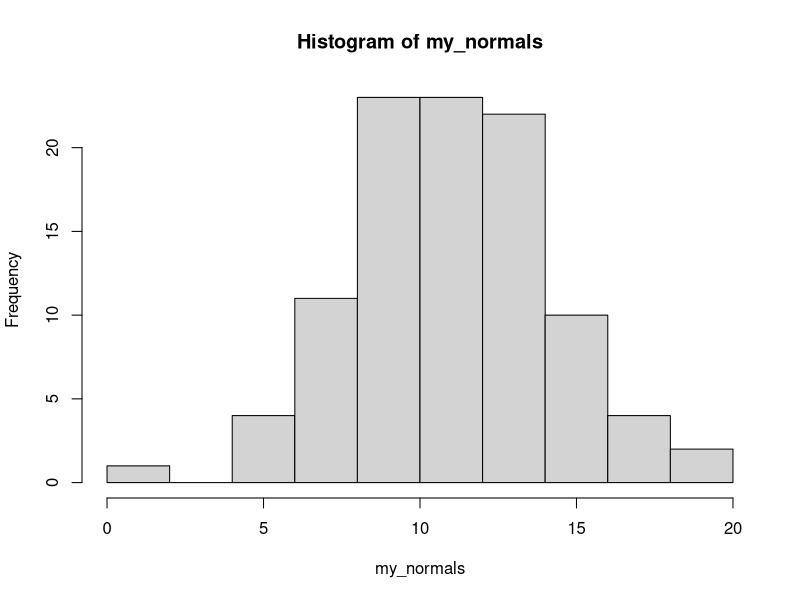
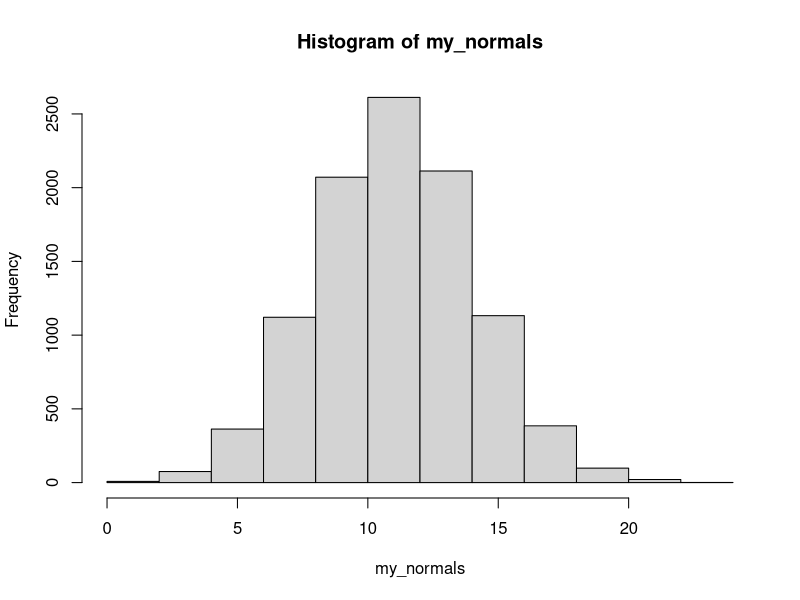

R code for these plots, in order: (Note: this script raises an error after producing the figures.)
## ---- chunk 1
my_normals <- rnorm(n = 100, mean = 11, sd = 3)

hist(my_normals)
## ---- chunk 2
my_normals <- rnorm(n = 10000, mean = 11, sd = 3)

hist(my_normals)
## ---- chunk 3
pwr::pwr.t.test(n = 150, d = .30)
## ---- chunk 4
many_datasets <- expand_grid(sample = 1:1000, group = 0:1, person_id = 1:150)

head(many_datasets)
## ---- chunk 5
many_datasets <- many_datasets %>% 
  mutate(
    score = ifelse(
      test = group == 0,
      yes = rnorm(n(), mean = 0, sd = 1),
      no = rnorm(n(), mean = .30, sd = 1)))

head(many_datasets)
## ---- chunk 6
many_datasets %>%
  group_by(sample) %>% 
  nest() %>% 
  mutate(
    fit = map(data, ~ t.test(score ~ group, data = .x)),
    results = map(fit, ~ broom::tidy(.x))) %>% 
  unnest(results) %>% 
  ungroup() %>% 
  summarise(power = sum(p.value < .05)/length(p.value))
